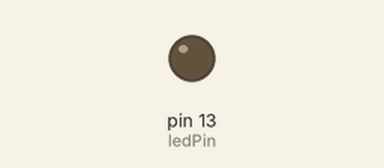
A sketch run on a simulated Arduino Uno, built with avr-gcc and run on an emulated ATmega328P. Shown: output pins drawn as LEDs (lit = HIGH). Dashed ring = blinking.

Above: at 0.9 s.
At 2.4 s:
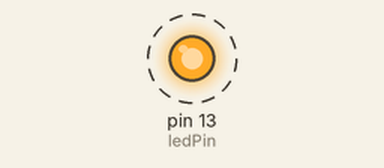
Timing chart, 0 to 4.6 s (numbered marks = the images above):
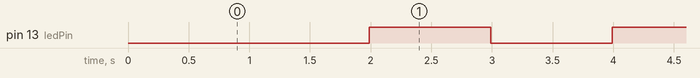

Measured:
- by itself, pin 13 (ledPin): alternates HIGH for 1.0 s and LOW for 1.0 s

The sketch:

timer_test.ino
```cpp
//https://www.instructables.com/id/Arduino-Timer-Interrupts/
//timer1 will interrupt at 1Hz

// variables
bool toggle = 0;
const int ledPin = 13;
int count = 0;

void setup(){
  pinMode(ledPin, OUTPUT);

  cli();//stop interrupts
  //set timer1 interrupt at 1Hz
  TCCR1A = 0;// set entire TCCR1A register to 0
  TCCR1B = 0;// same for TCCR1B
  TCNT1  = 0;//initialize counter value to 0
  OCR1A = 2499;// compare match register (16*10^6) / (1*1024) - 1 (must be <65536)
  TCCR1B |= (1 << WGM12); // turn on CTC mode
  TCCR1B |= (1 << CS11) | (1 << CS10); // Set CS12 and CS10 bits for 1024 prescaler
  TIMSK1 |= (1 << OCIE1A); // enable timer compare interrupt
  sei();//allow interrupts

}//end setup

ISR(TIMER1_COMPA_vect){//timer1 interrupt 1Hz toggles pin 13 (LED)
//generates pulse wave of frequency 1Hz/2 = 0.5kHz (takes two cycles for full wave- toggle high then toggle low)
  count++;
  if (count == 100) {
    if (toggle){
      digitalWrite(13,HIGH);
      toggle = 0;
      count = 0;
    }
    else{
      digitalWrite(13,LOW);
      toggle = 1;
      count = 0;
    }
  }
}

void loop(){
  //do other things here
}
```
